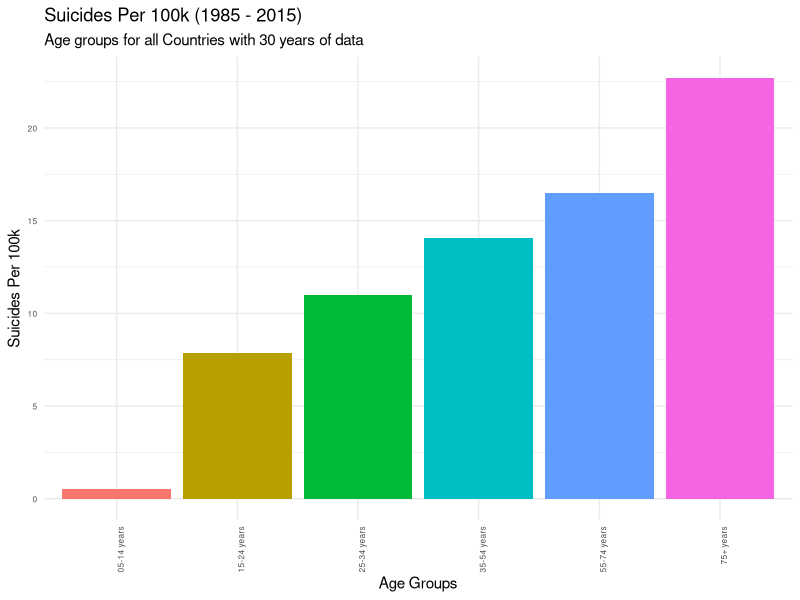
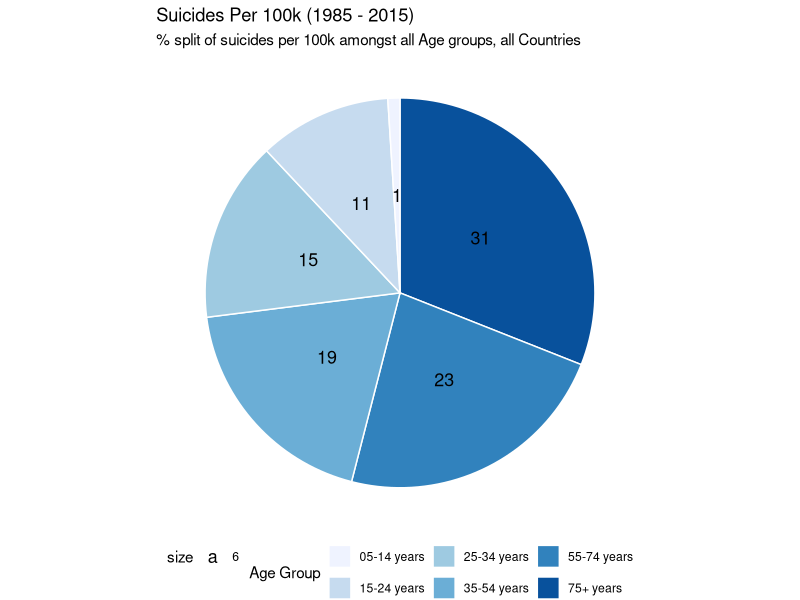
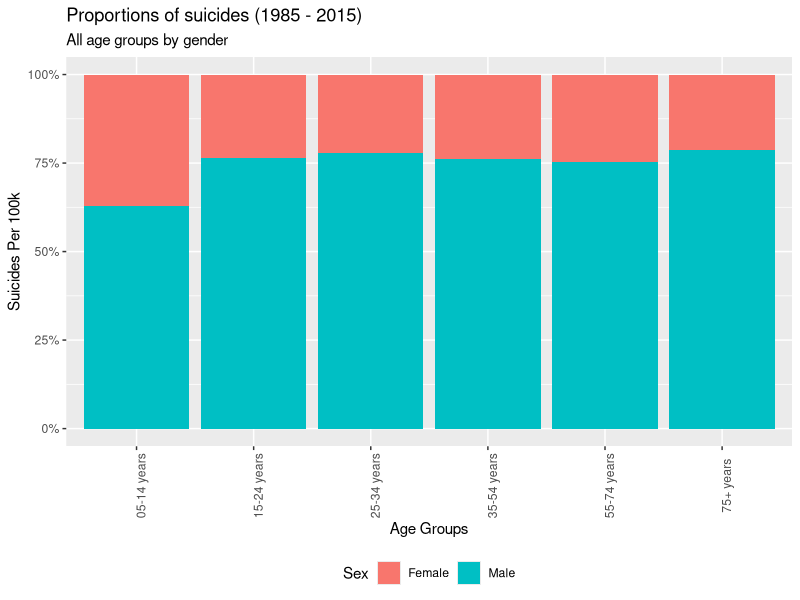
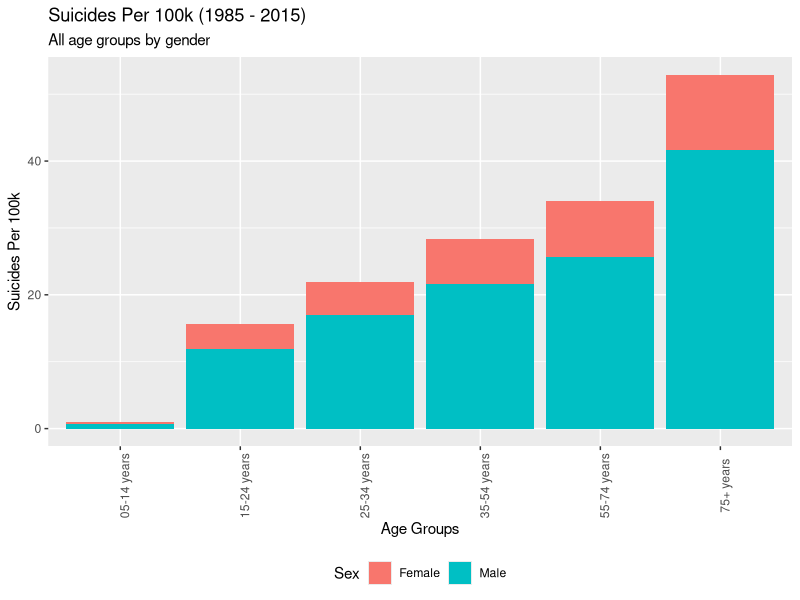
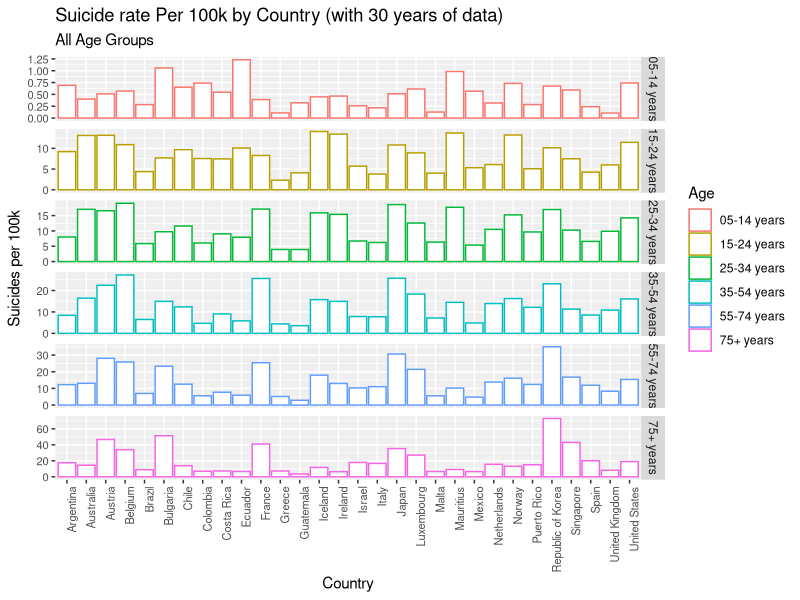
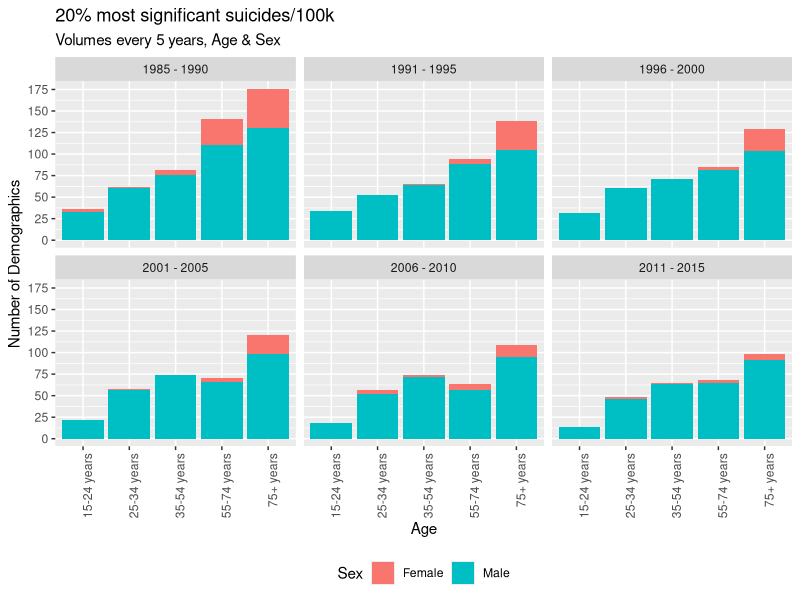
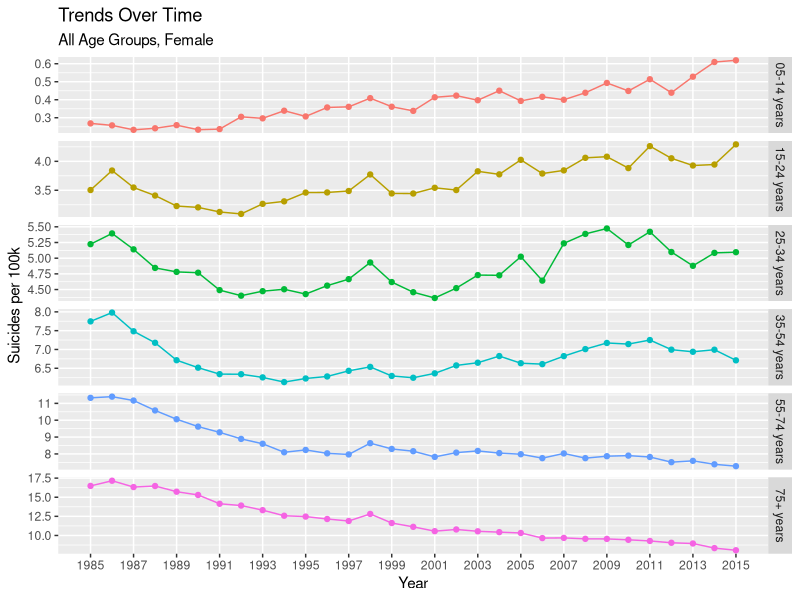
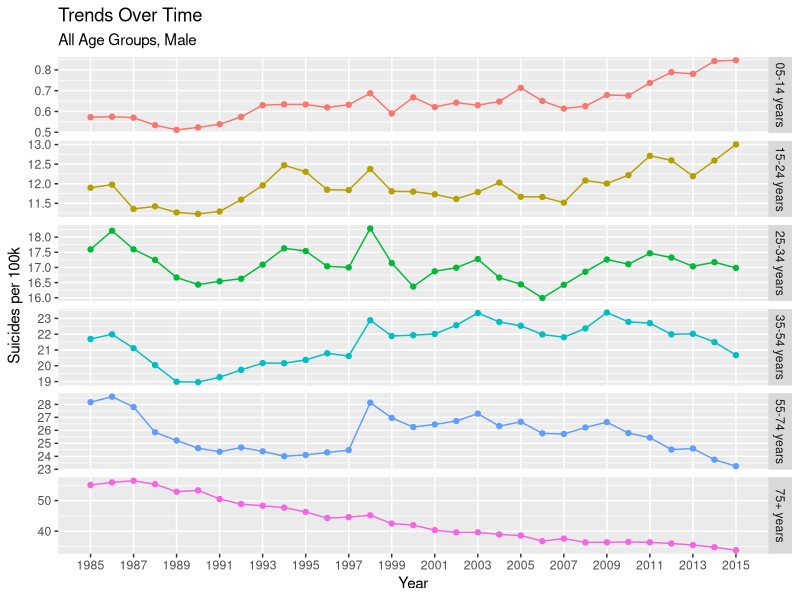

Reproduce these figures in R, in order.
## Author: Team 49
## Members: rs20acs@herts.ac.uk, pj18aan@herts.ac.uk, vs18abb@herts.ac.uk, dr18abc@herts.ac.uk, zm20abu@herts.ac.uk
## University of Hertfordshire

## References:  
## [1] https://github.com/justmarkham/dplyr-tutorial/blob/master/dplyr-tutorial-2.Rmd#L141

## Load libraries
library(readr) # to load the csv file
library(tidyverse)
## This part of the program loads the kaggle suicide dataset and cleaning.

## Import Suicide Dataset CSV
suicide_dataset <- read.csv("suicide_dataset.csv") ## 27820 observations
raw_data <- suicide_dataset
## Ignore year 2016 as there are not enough observations.Not all countries have
## suicides reported for the year 2016
## Count rows matching year 2016. 160 rows will be removed as part of this step
### View (df %>%
### filter(year == 2016) %>% 
### summarise(cnt = n()))
suicide_dataset <- suicide_dataset %>%
  filter(year != 2016) ## 27660 observation

## Remove any country with less than 30 years of data. This will result in
## 11076 observations and a total of 30 countries with more than 30 years of data.

suicide_dataset<- suicide_dataset %>%
  group_by(country) %>%
  add_tally() %>%
  filter(n >= 360)

## Rename suicide_dataset columns
names(suicide_dataset)[7] <- "SuicidePer100k"
names(suicide_dataset)[8] <- "CountryYear"
names(suicide_dataset)[9] <- "HDI4Year"
names(suicide_dataset)[10] <- "GDP4Year"
names(suicide_dataset)[11] <- "GDPPerCapita"

## Update 5-14 years data with 05-14 years as it causes issues in plotting
suicide_dataset$age[suicide_dataset$age == "5-14 years"] <- "05-14 years"
suicide_dataset$sex[suicide_dataset$sex == "male"] <- "Male"
suicide_dataset$sex[suicide_dataset$sex == "female"] <- "Female"
#View(suicide_dataset)

## Remove GDP and HDI columns as HDI has very few value and we are not interested
## in GDP data
suicide_dataset <- suicide_dataset %>% select(-HDI4Year, 
                                              -GDP4Year, 
                                              -GDPPerCapita, 
                                              -generation,
                                              -n) #this column is added as part of filtering number of years of data

## Calculate global average number of suicides considering countries with  
## 30 years of data  
global_average <- (sum(as.numeric(suicide_dataset$suicides_no)) / 
                  sum(as.numeric(suicide_dataset$population))) * 100000

## Calculate average suicides in Male
suicide_dataset_male <- filter(suicide_dataset, sex == "Male") # 5538 observations
global_average_male <- (sum(as.numeric(suicide_dataset_male$suicides_no)) / 
                          sum(as.numeric(suicide_dataset_male$population))) * 100000

## Calculate average suicides in Female
suicide_dataset_female <- filter(suicide_dataset, sex == "Female") # 5538 observations
global_average_female <- (sum(as.numeric(suicide_dataset_female$suicides_no)) / 
                            sum(as.numeric(suicide_dataset_female$population))) * 100000

## What is the population for a country by year? This question needs to be answered
## as the popoulation column original dataset is for country-year-sex-age combination
population_by_country <- suicide_dataset %>%
  group_by(country, year) %>%
  summarize(population = sum(as.numeric(population)))


############################################################
#Task 1 - Suicide rate per 100k over all age groups
##########################################################

## STEP-1: Calculate global average number of suicides per 100k for all age groups with 30 years of data
suicide_by_age <- suicide_dataset %>%
  group_by(age) %>%
  summarize(n = n(), 
            suicides = sum(as.numeric(suicides_no)), 
            population = sum(as.numeric(population)), 
            suicide_per_100k = (suicides / population) * 100000) %>%
  arrange(suicide_per_100k)

## STEP-2: Rearranging the x axis by ascending order.
suicide_by_age$age <- factor(suicide_by_age$age,
                             levels = rev(suicide_by_age$age[order(-suicide_by_age$suicide_per_100k)]))

## STEP-3: Results (Graph) to show the Suicide rate per 100k over all age groups using bar plot.......
task1 <- ggplot(suicide_by_age, aes(x=age, y=suicide_per_100k, fill = age)) + 
  geom_bar(stat="identity")+ 
  theme_minimal() + 
  theme(axis.text=element_text(size=6)) +
  labs(title="Suicides Per 100k (1985 - 2015)", 
       subtitle = "Age groups for all Countries with 30 years of data",
       x = "Age Groups", 
       y = "Suicides Per 100k") + 
  theme(legend.position = "none") + 
  theme(axis.text.x = element_text(angle = 90, hjust = 1))

################################################################################
#Task 1(A) - Suicide rate per 100k over all age groups (Pie chart)
################################################################################

data <- suicide_by_age %>% 
  arrange(desc(age)) %>%
  mutate(prop = round(suicide_per_100k / sum(suicide_by_age$suicide_per_100k) * 100), 1) %>%
  mutate(ypos = cumsum(prop)- 0.5*prop )

names(data)[1] <- "Age Group"

# Basic piechart
task1A <- ggplot(data, aes(x="", y=prop, fill=`Age Group`)) +
  geom_bar(stat="identity", width=1, color="white") +
  coord_polar("y", start=0) +
  theme_void() + 
  labs(title="Suicides Per 100k (1985 - 2015)", 
       subtitle = "% split of suicides per 100k amongst all Age groups, all Countries") +
  theme(legend.position="bottom") +
  geom_text(aes(y = ypos, label = prop, size=6)) +
  scale_fill_brewer(palette="Blues")

########################################################################################
#Task 2 - Suicide rate/100k over all genders, age groups (Stacked graph to show proportion)
######################################################################################################

## STEP-1: Calculate global average number of suicides per 100k for all gender, age groups with 30 years of data
df_agegroup_gender <- suicide_dataset %>%
  group_by(age, sex) %>%
  summarize(suicide_per_100k = (sum(as.numeric(suicides_no)) / sum(as.numeric(population))) * 100000)

## STEP-2: Results (Graph) to show the Suicide rate per 100k over all genders, age groups using Stacked graph....
task2 <- ggplot(df_agegroup_gender, aes(y = suicide_per_100k, x = age, fill = sex, label = round(suicide_per_100k, digits = 1))) + 
  geom_bar(position = "fill", stat = "identity") +
  scale_y_continuous(labels = scales::percent) +
  labs(title = "Proportions of suicides (1985 - 2015)",
       subtitle = "All age groups by gender", 
       x = "Age Groups", 
       y = "Suicides Per 100k",
       fill = "Sex") + 
  theme(axis.text.x = element_text(angle = 90)) +
  theme(legend.position = "bottom")

################################################################################################################
#Task 3 - Suicide rate/100k over all genders, age groups (Stacked graph to show proportion by absolute numbers)
################################################################################################################

## STEP-1: Results (Graph) to show the Suicide rate per 100k over all genders, age groups using Stacked graph....
task3 <- ggplot(df_agegroup_gender, mapping = aes(x = age, y = suicide_per_100k, fill = sex)) + 
  geom_bar(stat = "identity") +
  labs(title="Suicides Per 100k (1985 - 2015)",
       subtitle = "All age groups by gender",
       x = "Age Groups", 
       y = "Suicides Per 100k",
       fill = "Sex") + 
  theme(axis.text.x = element_text(angle = 90)) +
  theme(legend.position = "bottom")

################################################################################
## Task 5 - Proportions of suicide rate per 100k by Country for all age groups
################################################################################

## STEP-1: Calculate global average number of suicides per 100k for all age groups with 30 years of data
suicide_by_country_age <- suicide_dataset %>%
  group_by(country, age) %>%
  summarize(n = n(), 
            suicides = sum(as.numeric(suicides_no)), 
            population = sum(as.numeric(population)), 
            suicide_per_100k = (suicides / population) * 100000) %>%
  arrange(suicide_per_100k)

## STEP-2: Results (Graph) to show the Suicide rate per 100k over all age groups by country.......
task5 <- ggplot(suicide_by_country_age, aes(x = country, y = suicide_per_100k, col = age,group = 1)) + 
  facet_grid(age ~ ., scales = "free") + 
  geom_bar(stat="identity", fill="white")+
  theme(panel.background = element_rect( fill = "#efefef", color = NA ))+
  theme(axis.text=element_text(size=8)) +
  labs(title = "Suicide rate Per 100k by Country (with 30 years of data)",
       subtitle = "All Age Groups",
       x = "Country", 
       y = "Suicides per 100k", 
       color = "Age") + 
  theme(axis.text.x = element_text(angle = 90, hjust = 1))

################################################################################
## Task 6 - Suicides rates/100k trends for all age groups every 5 years
################################################################################
top_20percent_suicides <- suicide_dataset %>%
  mutate(suicides_per_100k = suicides_no * 100000 / population) %>%
  arrange(desc(suicides_per_100k)) %>%
  head(n = round(nrow(.) * 20 / 100))

top_20percent_suicides$time <- ifelse(top_20percent_suicides$year <= 1990, "1985 - 1990", 
                                      ifelse(top_20percent_suicides$year <= 1995, "1991 - 1995", 
                                             ifelse(top_20percent_suicides$year <= 2000, "1996 - 2000",
                                                    ifelse(top_20percent_suicides$year <= 2005, "2001 - 2005",
                                                           ifelse(top_20percent_suicides$year <= 2010, "2006 - 2010",
                                                                  "2011 - 2015")))))

task6 <- ggplot(top_20percent_suicides, aes(x = age, fill = sex)) + 
  geom_bar() + 
  labs(title = "20% most significant suicides/100k", 
       subtitle = "Volumes every 5 years, Age & Sex",
       x = "Age", 
       y = "Number of Demographics", 
       fill = "Sex") + 
  facet_wrap(~ time) + 
  scale_y_continuous(breaks = seq(0, 300, 25)) + 
  theme(legend.position = "bottom") + 
  theme(axis.text.x = element_text(angle = 90, hjust = 1))

################################################################################
## Task 7 - Plot Suicide rate/100k "Trend" for each sex and age group
################################################################################
## Dataframe for all female demographic
female_age_group_trend <- suicide_dataset %>%
  filter(sex == "Female") %>%
  group_by(year, age) %>%
  summarize(suicide_per_100k = (sum(as.numeric(suicides_no)) / sum(as.numeric(population))) * 100000) 

## Dataframe for all male demographic
male_age_group_trend <- suicide_dataset %>%
  filter(sex == "Male") %>%
  group_by(year, age) %>%
  summarize(suicide_per_100k = (sum(as.numeric(suicides_no)) / sum(as.numeric(population))) * 100000) 

## Dataframe for all demographics
age_sex_trend <- suicide_dataset %>%
  group_by(year, age, sex) %>%
  summarize(suicide_per_100k = (sum(as.numeric(suicides_no)) / sum(as.numeric(population))) * 100000) 

## Trend plot by all age groups, female
task7a <- ggplot(female_age_group_trend, aes(x = year, y = suicide_per_100k, col = age)) + 
  facet_grid(age ~ ., scales = "free_y") + 
  geom_line() + 
  geom_point() + 
  labs(title = "Trends Over Time",
       subtitle = "All Age Groups, Female",
       x = "Year", 
       y = "Suicides per 100k", 
       color = "Age") + 
  theme(legend.position = "none") + 
  scale_x_continuous(breaks = seq(1985, 2015, 2), minor_breaks = F) 

## Trend plot by all age groups, male
task7b <- ggplot(male_age_group_trend, aes(x = year, y = suicide_per_100k, col = age)) + 
  facet_grid(age ~ ., scales = "free_y") + 
  geom_line() + 
  geom_point() + 
  labs(title = "Trends Over Time",
       subtitle = "All Age Groups, Male",
       x = "Year", 
       y = "Suicides per 100k", 
       color = "Age") + 
  theme(legend.position = "none") + 
  scale_x_continuous(breaks = seq(1985, 2015, 2), minor_breaks = F) 

## Trend plot by all age groups, genders (on same scale)
task7c <- ggplot(age_sex_trend, aes(x = year, y = suicide_per_100k, col = age)) + 
  #facet_grid(age ~ ., scales = "free_y") + 
  geom_line() + 
  geom_point() + 
  labs(title = "Trends Over Time",
       subtitle = "All Age Groups & Sex (Same Scale)",
       x = "Year", 
       y = "Suicides per 100k", 
       color = "Age") + 
  theme(legend.position = "none") + 
  scale_x_continuous(breaks = seq(1985, 2015, 2), minor_breaks = F) +
  facet_grid(age~sex) +
  theme(axis.text.x = element_text(angle = 90, hjust = 1))

################################################################################
## Task 9 - Suicides rates per 100k trends over the years
################################################################################
suicide_dataset_overyear <- suicide_dataset %>%
  group_by(year) %>%
  summarize(population = sum(population), 
            suicides = sum(suicides_no), 
            suicides_per_100k = (suicides / population) * 100000)
  
task9 <- ggplot(suicide_dataset_overyear, aes(x = year, y = suicides_per_100k)) + 
  geom_line(col = "#0072B2", size = 1) + 
  geom_point(col = "#0072B2", size = 2) + 
  geom_hline(yintercept = global_average, linetype = 2, color = "#000000", size = 1) +
  labs(title = "Global Suicides (per 100k)",
       subtitle = "Trend over time, 1985 - 2015.",
       x = "Year", 
       y = "Suicides per 100k") + 
  scale_x_continuous(breaks = seq(1985, 2015, 2))

################################################################################################################
#Task 4 - Collecting all the plots and putting then in a visualization.pdf file
################################################################################################################

pdf("visualization.pdf")
print(task1)
print(task1A)
print(task2)
print(task3)
print(task5)
print(task6)
print(task7a)
print(task7b)
print(task7c)
print(task9)
dev.off()


################################################################################
## Create png for Final Report
################################################################################
png ("Suicide rate per 100k for all age groups.png")
print(task1)
dev.off()
png ("Suicide rate per 100k for all age groups (pie chart).png")
print(task1A)
dev.off()
png ("Suicide rate per 100k over all genders for all age groups (Stacked graph to show proportion).png")
print(task2)
dev.off()
png ("Suicide rate per 100k over all genders for all age groups (Stacked graph to show proportion by absolute numbers).png")
print(task3)
dev.off()
png ("suicide rate per 100k by Country for all age groups.png")
print(task5)
dev.off()
png ("Suicides rates per 100k trends for all age groups every 5 years.png")
print(task6)
dev.off()
png ("Trend plot by all age groups for females.png")
print(task7a)
dev.off()
png ("Trend plot by all age groups for males.png")
print(task7b)
dev.off()
png ("Trend plot by all age groups for all genders (on same scale).png")
print(task7c)
dev.off()
png ("Suicides rates per 100k trends over the years.png")
print(task9)
dev.off()


